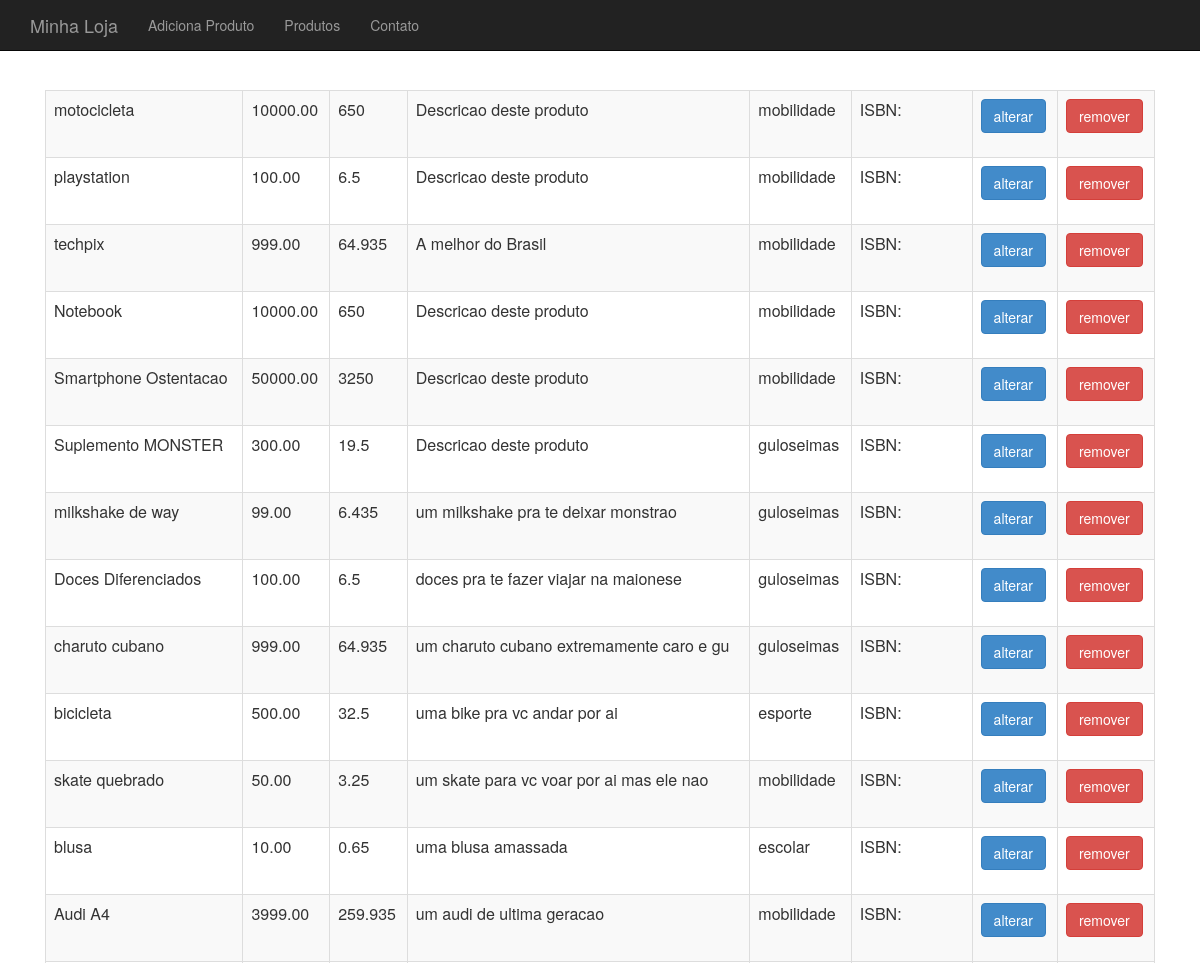
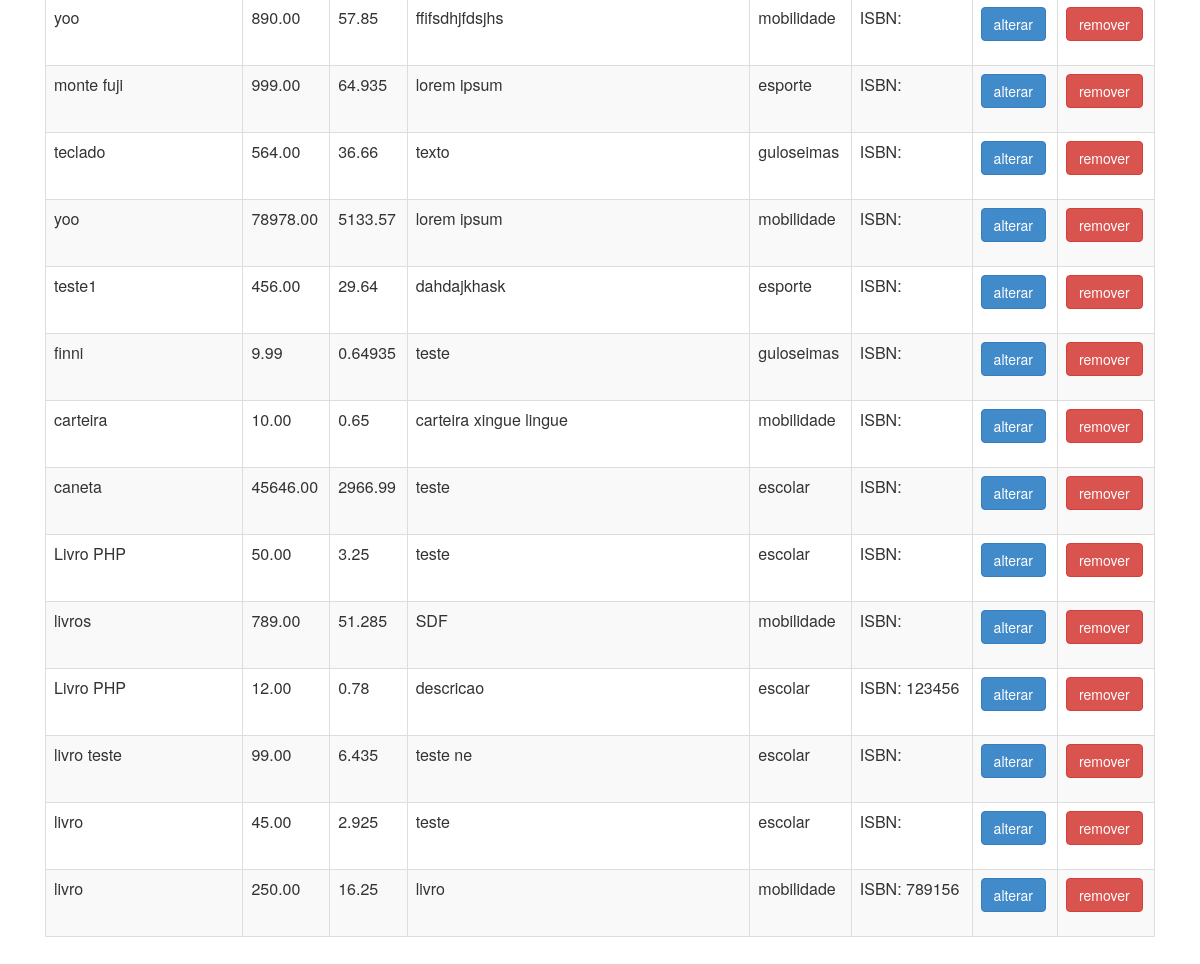
The app's page /produto-lista.php with its own data (2 pictures, top to bottom).
### tables this page shows
CREATE TABLE `produtos` (
  `id` int(11) NOT NULL,
  `nome` varchar(255) NOT NULL,
  `preco` decimal(10,2) NOT NULL,
  `descricao` text,
  `categoria_id` int(11) DEFAULT NULL,
  `usado` tinyint(1) DEFAULT '0',
  `imagem` varchar(30) NOT NULL,
  `isbn` varchar(255) DEFAULT NULL,
  `tipoProduto` varchar(255) DEFAULT NULL,
  `waterMark` varchar(255) DEFAULT NULL,
  `taxaImpressao` varchar(255) DEFAULT NULL
);

CREATE TABLE `categorias` (
  `id` int(11) NOT NULL,
  `nome` varchar(255) DEFAULT NULL
);

### class/ProdutoDao.php (called while the page is built, shortened)
<?php
class ProdutoDao {
	private $conexao;
	function __construct($conexao) {
		$this->conexao = $conexao;
	}
		function listaProdutos() {
	    $produtos = array();
	    $resultado = mysqli_query($this->conexao, "select p.*,c.nome as categoria_nome
	        from produtos as p join categorias as c on c.id=p.categoria_id");
	    while($produto_array = mysqli_fetch_assoc($resultado)) {
	        $tipoProduto = $produto_array['tipoProduto'];
	        $produto_id = $produto_array['id'];
	        $categoria_nome = $produto_array['categoria_nome'];
	        $factory = new ProdutoFactory();
	        $produto = $factory->criaPor($tipoProduto, $produto_array);
	        $produto->atualizaBaseadoEm($produto_array);
	        $produto->setId($produto_id);
	        $produto->getCategoria()->setNome($categoria_nome);
	        array_push($produtos, $produto);
	    }
	    return $produtos;
	}
}
?>

### class/ProdutoFactory.php (called while the page is built)
<?php
	class ProdutoFactory {
    private $classes = array("Ebook", "LivroFisico");
    public function criaPor($tipoProduto, $params) {
        $nome = $params['nome'];
        $preco = $params['preco'];
        $descricao = $params['descricao'];
        $categoria = new Categoria();
        $usado = $params['usado'];
        if (in_array($tipoProduto, $this->classes)) {
            return new $tipoProduto($nome, $preco, $descricao, $categoria, $usado);
        }
        return new LivroFisico($nome, $preco, $descricao, $categoria, $usado);
    }
}
 ?>

### class/Produto.php (called while the page is built, shortened)
<?php
abstract class Produto {
	private $id;
	private $nome;
	private $preco;
	private $descricao;
	private $categoria;
	function __construct($nome, $preco, $descricao, Categoria $categoria, $usado) {
		$this->nome = $nome;
		$this->preco = $preco;
		$this->descricao = $descricao;
		$this->categoria = $categoria;
	}
	public function getId() {
		return $this->id;
	}
	public function setId($id) {
		$this->id = $id;
	}
	public function getNome() {
		return $this->nome;
	}
	public function getPreco() {
		return $this->preco;
	}
	public function getDescricao() {
		return $this->descricao;
	}
	public function getCategoria() {
		return $this->categoria;
	}
	public function temIsbn() {
		return $this instanceof Livro;
	}
}
?>

### class/Livro.php (called while the page is built)
<?php
abstract class Livro extends Produto {
	private $isbn;
	public function getIsbn() {
		return $this->isbn;
	}
	public function setIsbn($isbn) {
		$this->isbn = $isbn;
	}
	public function calculaImposto() {
        return $this->getPreco() * 0.065;
    }
}
?>

### class/Categoria.php (called while the page is built, shortened)
<?php
class Categoria {
	private $nome;
	public function getNome() {
		return $this->nome;
	}
	public function setNome($nome) {
		$this->nome = $nome;
	}
}
?>

### produto-lista.php (the view, shortened to what this page needs)
<?php
require_once("cabecalho.php");
?>
<table class="table table-striped table-bordered">
	<?php
	$produtoDao = new ProdutoDao($conexao);
	$produtos = $produtoDao->listaProdutos();
	foreach($produtos as $produto) :
	?>
		<tr>
			<td><?= $produto->getNome() ?></td>
			<td><?= $produto->getPreco() ?></td>
			<td><?= $produto->calculaImposto() ?></td>
			<td><?= substr($produto->getDescricao(), 0, 40) ?></td>
			<td><?= $produto->getCategoria()->getNome() ?></td>
			<td>
				<?php
					if ($produto->temIsbn()) {
						echo "ISBN: ".$produto->getIsbn();
					}
				?>
			</td>
			<td>
				<a class="btn btn-primary"
					href="produto-altera-formulario.php?id=<?=$produto->getId()?>">
					alterar
				</a>
			</td>
			<td>
				<form action="remove-produto.php" method="post">
					<button class="btn btn-danger">remover</button>
				</form>
			</td>
		</tr>
	<?php
	endforeach
	?>
</table>
<?php include("rodape.php"); ?>

### cabecalho.php (shortened to what this page needs)
<html>
<head>
	<link href="css/bootstrap.css" rel="stylesheet">
	<link href="css/loja.css" rel="stylesheet">
</head>
<body>
	<div class="navbar navbar-inverse navbar-fixed-top">
		<div class="container">
			<div class="navbar-header">
				<a class="navbar-brand" href="index.php">Minha Loja</a>
			</div>
			<div>
				<ul class="nav navbar-nav">
					<li><a href="produto-formulario.php">Adiciona Produto</a></li>
					<li><a href="produto-lista.php">Produtos</a></li>
					<li><a href="contato.php">Contato</a></li>
				</ul>
			</div>
		</div>
	</div>
	<div class="container">
		<div class="principal">

### rodape.php
		</div>
	</div>
</body>
</html>

### css/loja.css (style rules this page uses)
body { padding-top: 50px; }
.principal { padding: 40px 15px; text-align: center; }

### records on screen
produtos: nome "motocicleta", preco "10000.00", preco "650", descricao "Descricao deste produto", categoria.nome "mobilidade"
produtos: nome "playstation", preco "100.00", preco "6.5", descricao "Descricao deste produto", categoria.nome "mobilidade"
produtos: nome "techpix", preco "999.00", preco "64.935", descricao "A melhor do Brasil", categoria.nome "mobilidade"
produtos: nome "Notebook", preco "10000.00", preco "650", descricao "Descricao deste produto", categoria.nome "mobilidade"
produtos: nome "Smartphone Ostentacao", preco "50000.00", preco "3250", descricao "Descricao deste produto", categoria.nome "mobilidade"
produtos: nome "Suplemento MONSTER", preco "300.00", preco "19.5", descricao "Descricao deste produto", categoria.nome "guloseimas"
produtos: nome "milkshake de way", preco "99.00", preco "6.435", descricao "um milkshake pra te deixar monstrao", categoria.nome "guloseimas"
produtos: nome "Doces Diferenciados", preco "100.00", preco "6.5", descricao "doces pra te fazer viajar na maionese", categoria.nome "guloseimas"
produtos: nome "charuto cubano", preco "999.00", preco "64.935", descricao "um charuto cubano extremamente caro e gu", categoria.nome "guloseimas"
produtos: nome "bicicleta", preco "500.00", preco "32.5", descricao "uma bike pra vc andar por ai", categoria.nome "esporte"
produtos: nome "skate quebrado", preco "50.00", preco "3.25", descricao "um skate para vc voar por ai mas ele nao", categoria.nome "mobilidade"
produtos: nome "blusa", preco "10.00", preco "0.65", descricao "uma blusa amassada", categoria.nome "escolar"
produtos: nome "Audi A4", preco "3999.00", preco "259.935", descricao "um audi de ultima geracao", categoria.nome "mobilidade"
produtos: nome "yoo", preco "890.00", preco "57.85", descricao "ffifsdhjfdsjhs", categoria.nome "mobilidade"
produtos: nome "monte fuji", preco "999.00", preco "64.935", descricao "lorem ipsum", categoria.nome "esporte"
produtos: nome "teclado", preco "564.00", preco "36.66", descricao "texto", categoria.nome "guloseimas"
produtos: nome "yoo", preco "78978.00", preco "5133.57", descricao "lorem ipsum", categoria.nome "mobilidade"
produtos: nome "teste1", preco "456.00", preco "29.64", descricao "dahdajkhask", categoria.nome "esporte"
produtos: nome "finni", preco "9.99", preco "0.64935", descricao "teste", categoria.nome "guloseimas"
produtos: nome "carteira", preco "10.00", preco "0.65", descricao "carteira xingue lingue", categoria.nome "mobilidade"
produtos: nome "caneta", preco "45646.00", preco "2966.99", descricao "teste", categoria.nome "escolar"
produtos: nome "Livro PHP", preco "50.00", preco "3.25", descricao "teste", categoria.nome "escolar"
produtos: nome "livros", preco "789.00", preco "51.285", descricao "SDF", categoria.nome "mobilidade"
produtos: nome "Livro PHP", preco "12.00", preco "0.78", descricao "descricao", categoria.nome "escolar", isbn "123456"
produtos: nome "livro teste", preco "99.00", preco "6.435", descricao "teste ne", categoria.nome "escolar"
produtos: nome "livro", preco "45.00", preco "2.925", descricao "teste", categoria.nome "escolar"
produtos: nome "livro", preco "250.00", preco "16.25", descricao "livro", categoria.nome "mobilidade", isbn "789156"
